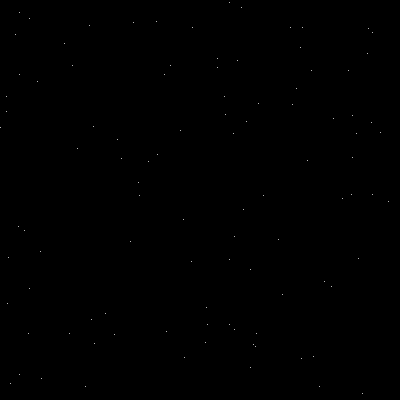
Frame 1 (no input)
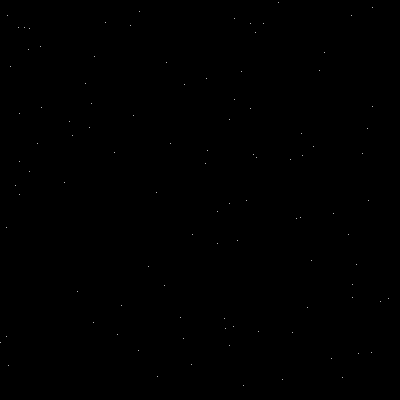
Frame 60 (the mouse pressed at the canvas centre just before this capture)
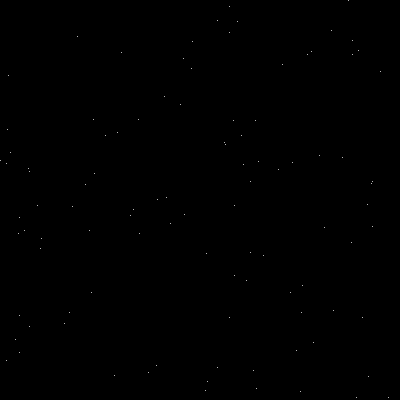
Frame 120 (the mouse held since frame 60 and released just before this capture)

The Processing sketch that drew these frames (run headless with seeded random() and noise(); from frame 60 on, the mouse is pressed at the canvas centre):

// Processing sketch: processing_164740
// ── processing_164740.pde

float[] xCoord = new float[100];
float[] yCoord = new float[100];
float[] speed = new float[100];

void setup(){
size(400,400);
for(int i = 0; i < 100; i++){
xCoord[i] = random(width);
yCoord[i] = random(height);
speed[i] = random(1,4);
}
}
 
void draw(){
background(0);
stroke(255);
for(int i = 0; i < 100; i++){
point(xCoord[i], yCoord[i]);
yCoord[i]+=speed[i];
while(yCoord[i]>height){
  yCoord[i]= 0;
 
}
  
}
}
